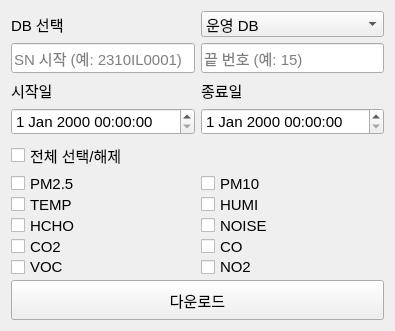
<?xml version="1.0" encoding="UTF-8"?>
<ui version="4.0">
 <class>DataDownloaderUI</class>
 <widget class="QWidget" name="DataDownloaderUI">
  <property name="geometry">
   <rect>
    <x>0</x>
    <y>0</y>
    <width>395</width>
    <height>331</height>
   </rect>
  </property>
  <property name="minimumSize">
   <size>
    <width>395</width>
    <height>330</height>
   </size>
  </property>
  <property name="maximumSize">
   <size>
    <width>395</width>
    <height>333</height>
   </size>
  </property>
  <property name="font">
   <font>
    <pointsize>11</pointsize>
   </font>
  </property>
  <property name="windowTitle">
   <string>데이터 다운로드</string>
  </property>
  <layout class="QVBoxLayout" name="verticalLayout">
   <item>
    <layout class="QVBoxLayout" name="verticalLayout_2">
     <item>
      <layout class="QHBoxLayout">
       <item>
        <layout class="QHBoxLayout" name="horizontalLayout">
         <item>
          <widget class="QLabel" name="label_dbSelect">
           <property name="text">
            <string>DB 선택</string>
           </property>
          </widget>
         </item>
        </layout>
       </item>
       <item>
        <layout class="QHBoxLayout" name="horizontalLayout_2">
         <item>
          <widget class="QComboBox" name="dbSelectCombo">
           <item>
            <property name="text">
             <string>운영 DB</string>
            </property>
           </item>
           <item>
            <property name="text">
             <string>테스트 DB</string>
            </property>
           </item>
          </widget>
         </item>
        </layout>
       </item>
      </layout>
     </item>
     <item>
      <layout class="QHBoxLayout">
       <item>
        <widget class="QLineEdit" name="snStartEdit">
         <property name="minimumSize">
          <size>
           <width>150</width>
           <height>30</height>
          </size>
         </property>
         <property name="placeholderText">
          <string>SN 시작 (예: 2310IL0001)</string>
         </property>
        </widget>
       </item>
       <item>
        <widget class="QLineEdit" name="snEndEdit">
         <property name="minimumSize">
          <size>
           <width>150</width>
           <height>30</height>
          </size>
         </property>
         <property name="placeholderText">
          <string>끝 번호 (예: 15)</string>
         </property>
        </widget>
       </item>
      </layout>
     </item>
     <item>
      <layout class="QHBoxLayout">
       <item>
        <layout class="QVBoxLayout">
         <item>
          <widget class="QLabel" name="label_startDateEdit">
           <property name="text">
            <string>시작일</string>
           </property>
          </widget>
         </item>
         <item>
          <widget class="QDateTimeEdit" name="dateTimeEdit"/>
         </item>
        </layout>
       </item>
       <item>
        <layout class="QVBoxLayout">
         <item>
          <widget class="QLabel" name="label_endDateEdit">
           <property name="text">
            <string>종료일</string>
           </property>
          </widget>
         </item>
         <item>
          <widget class="QDateTimeEdit" name="dateTimeEdit_2"/>
         </item>
        </layout>
       </item>
      </layout>
     </item>
     <item>
      <widget class="QCheckBox" name="checkAllBox">
       <property name="text">
        <string>전체 선택/해제</string>
       </property>
      </widget>
     </item>
     <item>
      <layout class="QGridLayout" name="sensorGrid">
       <item row="0" column="0">
        <widget class="QCheckBox" name="check_PM25">
         <property name="text">
          <string>PM2.5</string>
         </property>
        </widget>
       </item>
       <item row="0" column="1">
        <widget class="QCheckBox" name="check_PM10">
         <property name="text">
          <string>PM10</string>
         </property>
        </widget>
       </item>
       <item row="1" column="0">
        <widget class="QCheckBox" name="check_TEMP">
         <property name="text">
          <string>TEMP</string>
         </property>
        </widget>
       </item>
       <item row="1" column="1">
        <widget class="QCheckBox" name="check_HUMI">
         <property name="text">
          <string>HUMI</string>
         </property>
        </widget>
       </item>
       <item row="2" column="0">
        <widget class="QCheckBox" name="check_HCHO">
         <property name="text">
          <string>HCHO</string>
         </property>
        </widget>
       </item>
       <item row="2" column="1">
        <widget class="QCheckBox" name="check_NOISE">
         <property name="text">
          <string>NOISE</string>
         </property>
        </widget>
       </item>
       <item row="3" column="0">
        <widget class="QCheckBox" name="check_CO2">
         <property name="text">
          <string>CO2</string>
         </property>
        </widget>
       </item>
       <item row="3" column="1">
        <widget class="QCheckBox" name="check_CO">
         <property name="text">
          <string>CO</string>
         </property>
        </widget>
       </item>
       <item row="4" column="0">
        <widget class="QCheckBox" name="check_VOC">
         <property name="text">
          <string>VOC</string>
         </property>
        </widget>
       </item>
       <item row="4" column="1">
        <widget class="QCheckBox" name="check_NO2">
         <property name="text">
          <string>NO2</string>
         </property>
        </widget>
       </item>
      </layout>
     </item>
     <item>
      <widget class="QPushButton" name="downloadButton">
       <property name="minimumSize">
        <size>
         <width>200</width>
         <height>40</height>
        </size>
       </property>
       <property name="text">
        <string>다운로드</string>
       </property>
      </widget>
     </item>
    </layout>
   </item>
  </layout>
 </widget>
 <resources/>
 <connections/>
</ui>
